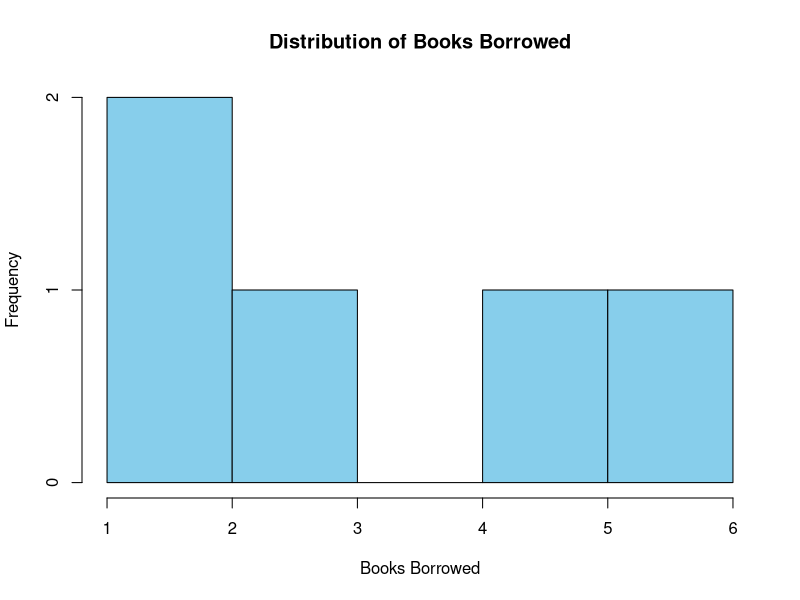
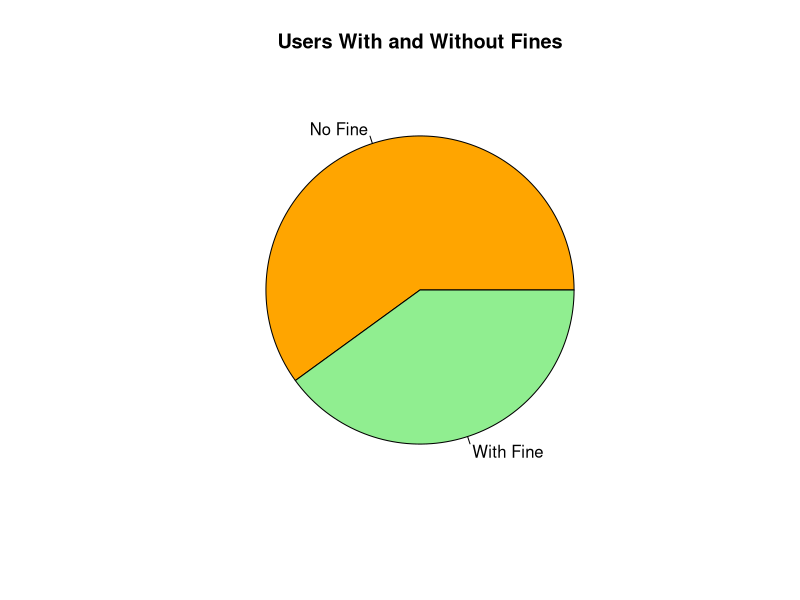
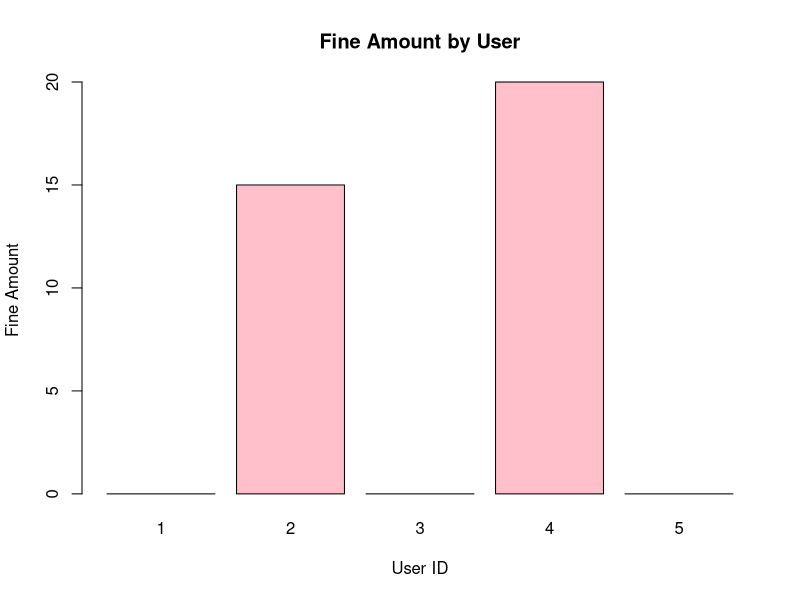
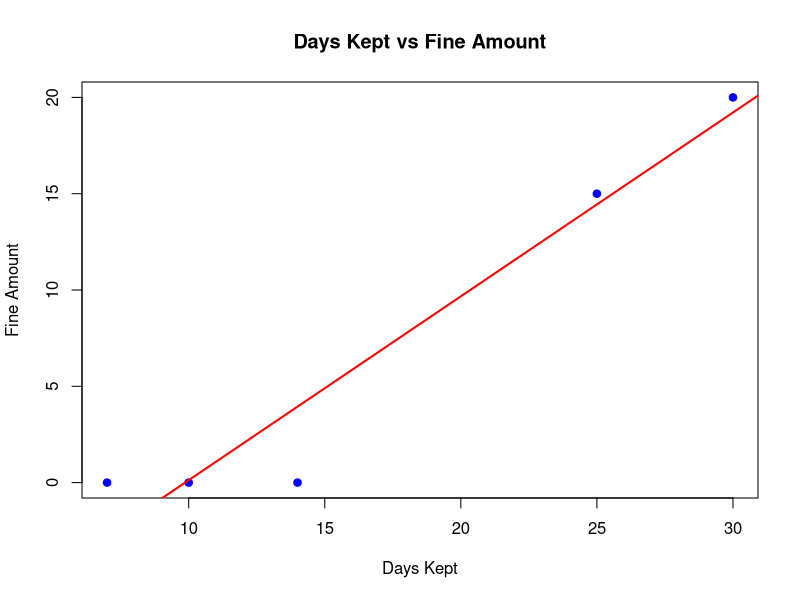

Write R code to recreate these figures, in order.

User_ID <- c(1,2,3,4,5)
Books_Borrowed <- c(2,5,3,6,1)
Days_Kept <- c(10,25,14,30,7)
Fine_Amount <- c(0,15,0,20,0)
library_data <- data.frame(
  User_ID,
  Books_Borrowed,
  Days_Kept,
  Fine_Amount
)
print(library_data)
hist(library_data$Books_Borrowed,
     main="Distribution of Books Borrowed",
     xlab="Books Borrowed",
     ylab="Frequency",
     col="skyblue",
     border="black")
Fine_Status <- ifelse(library_data$Fine_Amount > 0,
                      "With Fine",
                      "No Fine")

fine_table <- table(Fine_Status)

pie(fine_table,
    main="Users With and Without Fines",
    labels=names(fine_table),
    col=c("orange","lightgreen"))
barplot(library_data$Fine_Amount,
        names.arg=library_data$User_ID,
        main="Fine Amount by User",
        xlab="User ID",
        ylab="Fine Amount",
        col="pink",
        border="black")
plot(library_data$Days_Kept,
     library_data$Fine_Amount,
     main="Days Kept vs Fine Amount",
     xlab="Days Kept",
     ylab="Fine Amount",
     pch=19,
     col="blue")

abline(lm(Fine_Amount ~ Days_Kept,
          data=library_data),
       col="red",
       lwd=2)
